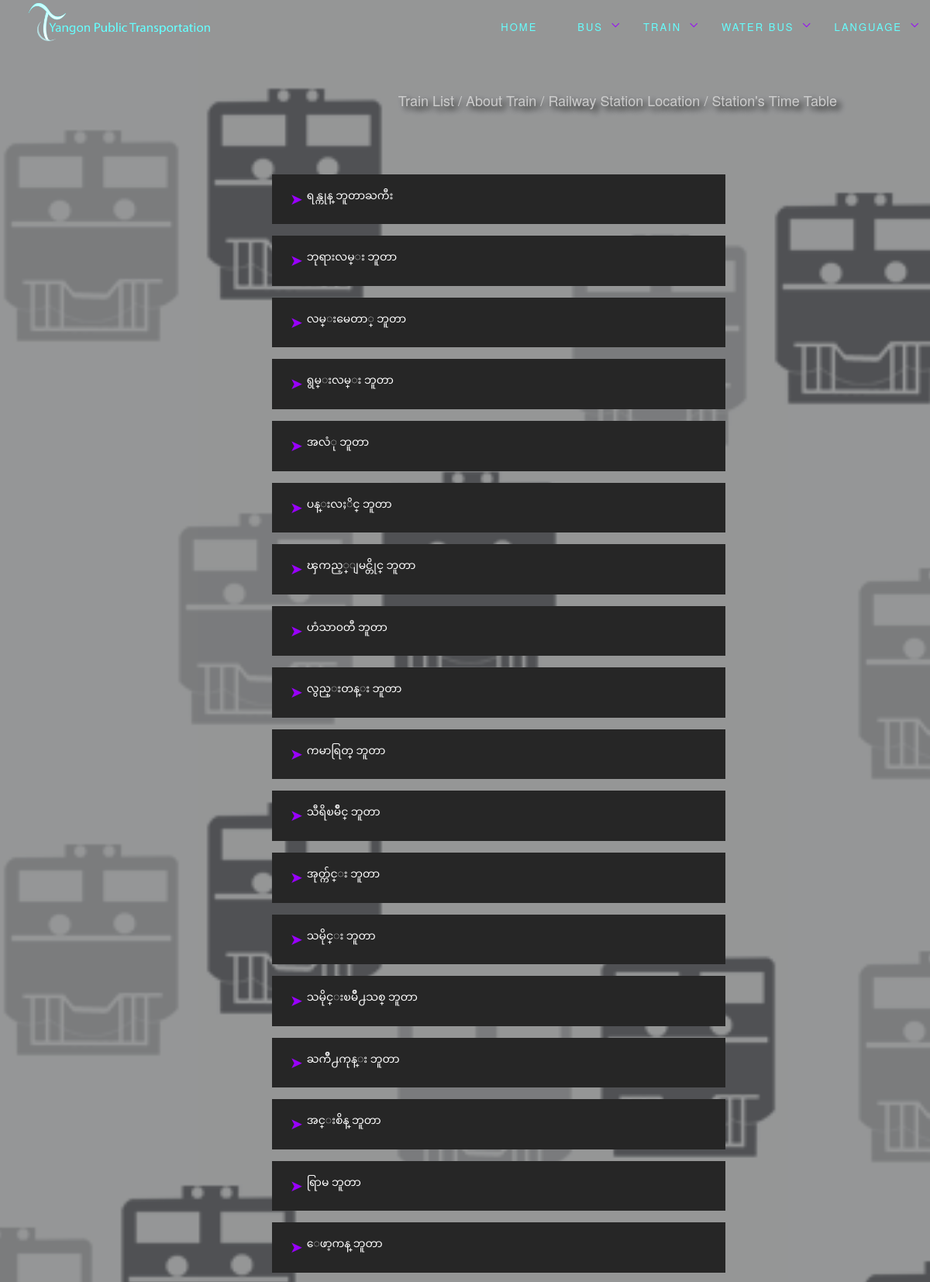
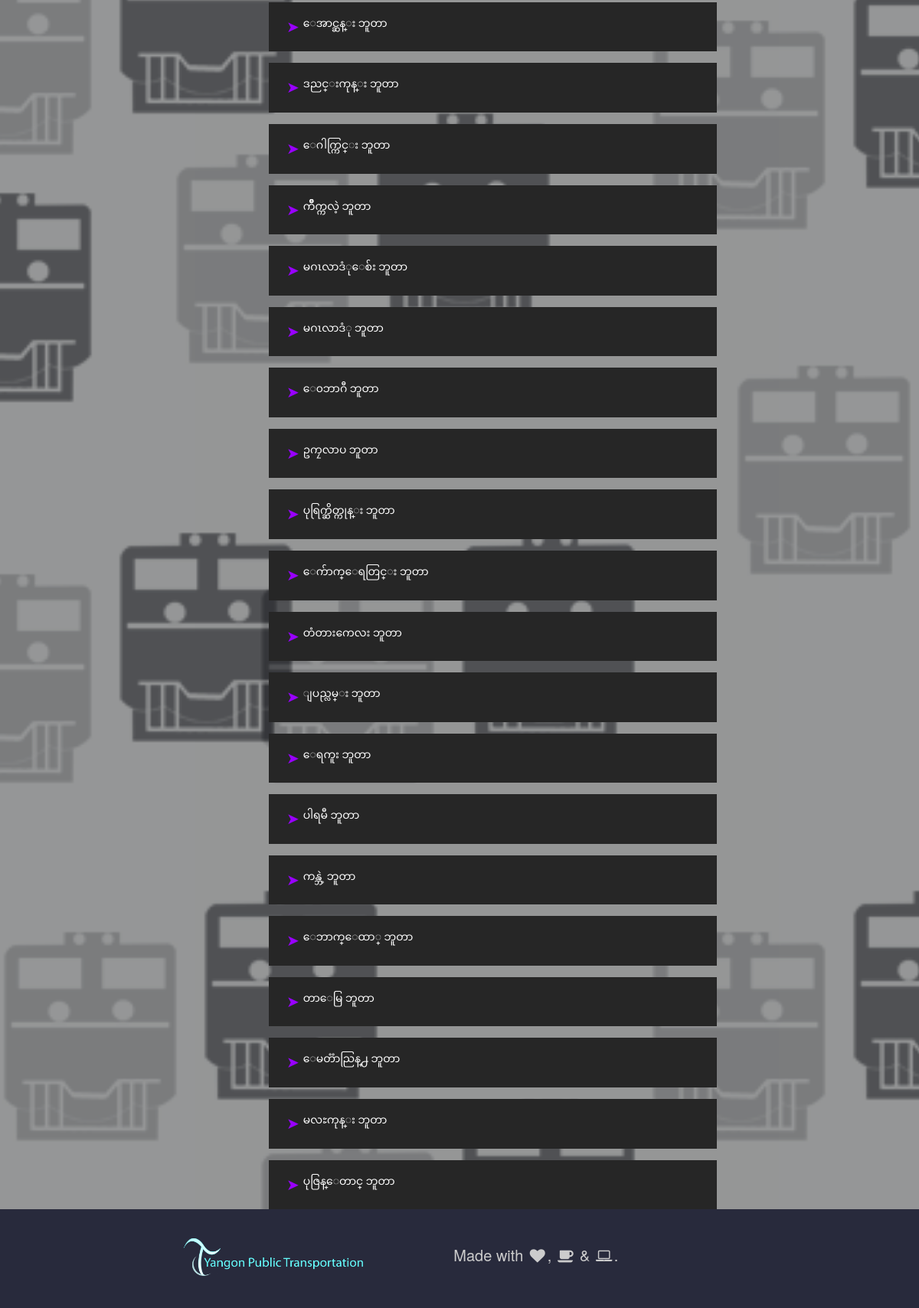
/pages/station_time_tablemyanmar.php, run on the app's committed database (2 pictures, top to bottom).
### tables this page shows
CREATE TABLE `trainlocation` (
  `stationlocation_id` int(11) NOT NULL,
  `stationlocation_name` varchar(100) NOT NULL,
  `stationlocationname_myanmar` varchar(200) NOT NULL,
  `stationlocation_map` varchar(1000) NOT NULL,
  `station_time_table_left` varchar(3000) NOT NULL,
  `station_time_table_right` varchar(3000) NOT NULL
);

### pages/getquerytrainlocation.php (called while the page is built, shortened)
<?php class RailwayStationLocation extends DataObject {
  public static function getRailwayStationLocation() {
    $conn = parent::connect();
    $sql = "SELECT SQL_CALC_FOUND_ROWS * FROM " . TBL_station_location ;
    try {
       $conn->query("set character_set_results='utf8'");
      $st = $conn->prepare( $sql );      $st->execute();
      $stationlocation = array();
      foreach ( $st->fetchAll() as $row ) {
        $stationlocation[] = new RailwayStationLocation( $row );
      }
      return array( $stationlocation);
    } catch ( PDOException $e ) {
      parent::disconnect( $conn );
      die( "Query failed: " . $e->getMessage() );
    }
  }
}
   ?>

### pages/station_time_tablemyanmar.php (the view)
<?php
require_once ("DataObject.class.php");
require_once('menumyanmar.php');
require_once( "getquerytrainlocation.php" );
list($stationlocation) = RailwayStationLocation::getRailwayStationLocation();
?>
<section class="trainListBG">
<div class="mainfirst6">
<a href="trainmyanmar.php" class="smallcategorylink"><h4 class="smallcategory"  style="margin-top: 10%;">Train List / </a><a href="aboutwaterbusmyanmar.php" class="smallcategorylink">About Train / </a><a href="railwaystationlocmyanmar.php" class="smallcategorylink">Railway Station Location / </a><a href="station_time_tablemyanmar.php" class="smallcategorylink">Station's Time Table </a></h4>
 <div class="container" style="margin-top: 5%;float: left;">
<?php
foreach ( $stationlocation as $stationlocation ) {
?>
<a href="station_time_table_detailmyanmar.php?stationlocation_id=<?php echo $stationlocation->getValueEncoded( "stationlocation_id" ) ?>">
  <div class="row wow fadeInLeft" data-wow-delay="0.3s">
      <button class="accordion myanfont"  style="margin-top: 15px;">
          <?php echo $stationlocation->getValueEncoded( "stationlocationname_myanmar" ) ?>
      </button>
  </div>
  </a>
 <?php } ?>
 </div>
</div>
</section>
<?php echo DataObject::footer(); ?>

### css/style.css (style rules this page uses)
.myanfont { font-family: 'Zawgyi-One' !important; }

### css/main.css (style rules this page uses)
section.trainListBG { height: auto; background:url(../image/bgtrainicon.png); }
section.trainListBG,section.sec4,section.sec5,section.waterbuslListBG,section.sec6,section.busListBG { position: relative; width: 100%; overflow: hidden; -webkit-background-size: cover; -moz-background-size: cover; -o-background-size: cover; background-size: cover; background-attachment: fixed; background-position: center; background-repeat: no-repeat; }
.mainfirst6 { background: rgba(0, 0, 0, 0.4); z-index: 1; }
.traindetail,.waterbusdetail,.busdetail,.mainfirst6 { position:relative; width: 100%; overflow: hidden; min-height: 100% !important; -webkit-background-size: cover; -moz-background-size: cover; -o-background-size: cover; background-size: cover; background-attachment: fixed; background-position: center; background-repeat: no-repeat; }
button.accordion { background-color: #262626; color: #fff; cursor: pointer; padding: 18px; width: 50%; text-align: left; border: none; outline: none; transition: 0.4s; margin-left: 30%; }
button.accordion:after { content: '\027A4'; font-size: 20px; color: #90f; float: left; margin-left: 5px; margin-right: 5px; }
body { background: rgba(0, 0, 0, 0.3); color: #fff; }
body { margin:0; padding: 0; background: #545557; transition: 0.5s; }
.smallcategory { margin-right: 10%;float: right;position: relative;text-decoration: none; }
.smallcategorylink { color: #ccc;;text-decoration: none;transition: 0.2s;text-shadow: 5px 5px 8px #000; }

### data on the page
trainlocation: stationlocationname_myanmar "ရန္ကုန္ ဘူတာႀကီး"
trainlocation: stationlocationname_myanmar "ဘုရားလမ္း ဘူတာ"
trainlocation: stationlocationname_myanmar "လမ္းမေတာ္ ဘူတာ"
trainlocation: stationlocationname_myanmar "ရွမ္းလမ္း ဘူတာ"
trainlocation: stationlocationname_myanmar "အလံု ဘူတာ"
trainlocation: stationlocationname_myanmar "ပန္းလႈိင္ ဘူတာ"
trainlocation: stationlocationname_myanmar "ၾကည့္ျမင္တိုင္ ဘူတာ"
trainlocation: stationlocationname_myanmar "ဟံသာ၀တီ ဘူတာ"
trainlocation: stationlocationname_myanmar "လွည္းတန္း ဘူတာ"
trainlocation: stationlocationname_myanmar "ကမာရြတ္ ဘူတာ"
trainlocation: stationlocationname_myanmar "သီရိၿမိဳင္ ဘူတာ"
trainlocation: stationlocationname_myanmar "အုတ္က်င္း ဘူတာ"
trainlocation: stationlocationname_myanmar "သမိုင္း ဘူတာ"
trainlocation: stationlocationname_myanmar "သမိုင္းၿမိဳ႕သစ္ ဘူတာ"
trainlocation: stationlocationname_myanmar "ႀကိဳ႕ကုန္း ဘူတာ"
trainlocation: stationlocationname_myanmar "အင္းစိန္ ဘူတာ"
trainlocation: stationlocationname_myanmar "ရြာမ ဘူတာ"
trainlocation: stationlocationname_myanmar "ေဖာ့ကန္ ဘူတာ"
trainlocation: stationlocationname_myanmar "ေအာင္ဆန္း ဘူတာ"
trainlocation: stationlocationname_myanmar "ဒညင္းကုန္း ဘူတာ"
trainlocation: stationlocationname_myanmar "ေဂါက္ကြင္း ဘူတာ"
trainlocation: stationlocationname_myanmar "က်ိဳက္ကလဲ့ ဘူတာ"
trainlocation: stationlocationname_myanmar "မဂၤလာဒံုေစ်း ဘူတာ"
trainlocation: stationlocationname_myanmar "မဂၤလာဒံု ဘူတာ"
trainlocation: stationlocationname_myanmar "ေ၀ဘာဂီ ဘူတာ"
trainlocation: stationlocationname_myanmar "ဥကၠလာပ ဘူတာ"
trainlocation: stationlocationname_myanmar "ပုရြက္ဆိတ္ကုန္း ဘူတာ"
trainlocation: stationlocationname_myanmar "ေက်ာက္ေရတြင္း ဘူတာ"
trainlocation: stationlocationname_myanmar "တံတားကေလး ဘူတာ"
trainlocation: stationlocationname_myanmar "ျပည္လမ္း ဘူတာ"
trainlocation: stationlocationname_myanmar "ေရကူး ဘူတာ"
trainlocation: stationlocationname_myanmar "ပါရမီ ဘူတာ"
trainlocation: stationlocationname_myanmar "ကန္ဘဲ့ ဘူတာ"
trainlocation: stationlocationname_myanmar "ေဘာက္ေထာ္ ဘူတာ"
trainlocation: stationlocationname_myanmar "တာေမြ ဘူတာ"
trainlocation: stationlocationname_myanmar "ေမတၱာညြန္႕ ဘူတာ"
trainlocation: stationlocationname_myanmar "မလႊကုန္း ဘူတာ"
trainlocation: stationlocationname_myanmar "ပုဇြန္ေတာင္ ဘူတာ"
